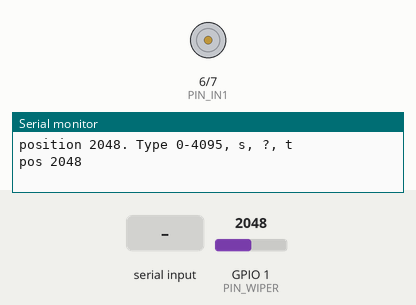
The sketch below on a simulated ESP32-S3. On the bench: motor-driver pin pairs drawn as motors (green arrow = first pin HIGH = forward, orange = second pin HIGH = backward, longer = more drive, scaled by the enable pin), the last lines printed to the serial monitor. The inputs (shaded band) are chosen by the test bench; at power-on: GPIO 1 (PIN_WIPER) = 2048 (analog values on the 0–4095 scale).

Above: at 2.7 s.
2.8 s: "s\n" received over Serial
At 4.0 s:
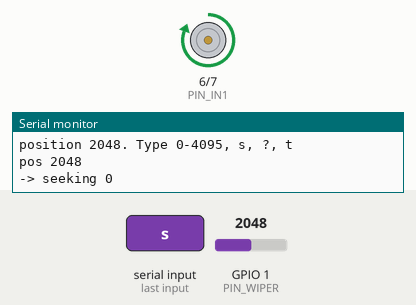
At 5.5 s:
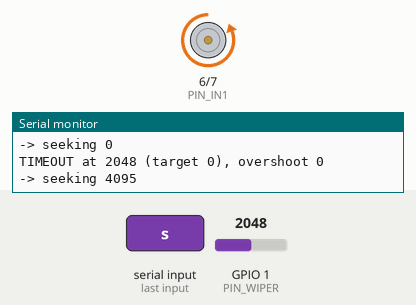
5.8 s: GPIO 1 (PIN_WIPER) set to 2866
8.8 s: GPIO 1 (PIN_WIPER) set to 2982
11.8 s: GPIO 1 (PIN_WIPER) set to 3088
13.3 s: GPIO 1 (PIN_WIPER) set to 491
At 13.54 s:
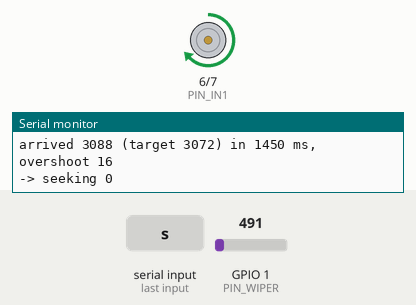
Timing chart, 0 to 16.3 s (numbered marks = the images above; inputs shaded):
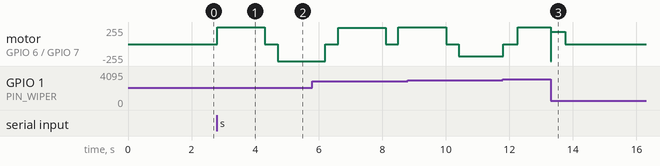

The sketch:

motorfader_v1_8.ino
```cpp
/*
 * PROJECT: Motorised fader bring-up
 * DEVICE:  ESP32-S3 SuperMini + L293D (or TB6612FNG) + dual B10K motorised fader
 *
 * Reads the fader's position (10k linear track on an ADC1 pin), drives its
 * little DC motor through an L293D (or TB6612FNG) H-bridge to reach a target, and lets go
 * the moment a finger touches the knob (if the fader has a touch-sense pin).
 * It's the basic "hand and machine share one slider" loop: the machine
 * proposes a position, a person can always overrule it.
 *
 * CONFIGURATION:
 *   DRIVER_L293D    1 = L293D, 0 = TB6612FNG
 *   HAS_TOUCH       1 only if the lever is isolated and you've wired it to GPIO4
 *   motorReversed   flip ('r' over serial) if the motor runs away from the target
 *   KP / KD         KP pulls towards the target, KD brakes against speed.
 *                   Overshoots -> raise KD.  Creeps in slowly -> lower KD / raise KP.
 *   MIN_DUTY        raise if it stalls just short of the target
 *
 * WIRING (fader: use the unprimed gang 1-4; 1'-4' is a spare second track):
 *   Fader pin 3         -> 3V3
 *   Fader pin 1         -> GND
 *   Fader pin 2 (wiper) -> GPIO1  (ADC1_CH0) + 100nF to GND   (pin 4 unused)
 *   Fader lever         -> GPIO4  (TOUCH4)   [only if isolated from frame]
 *
 *   L293D (DIP-16, notch up, pin 1 top-left):
 *     1  EN1,2 -> GPIO5 (PWM)        16 VCC1  -> SuperMini 5V
 *     2  1A    -> GPIO6              8  VCC2  -> motor supply (5-12V)
 *     7  2A    -> GPIO7              4,5,12,13 -> GND (common with motor supply)
 *     3  1Y    -> motor +  (red dot) 6  2Y    -> motor -
 *     channel 3/4 (pins 9-15) unused: tie 9 to GND
 *
 *   or TB6612FNG:
 *   TB6612 PWMA -> GPIO5   AIN1 -> GPIO6   AIN2 -> GPIO7   STBY -> GPIO8
 *   TB6612 VCC  -> 3V3     GND  -> GND (common with motor supply)
 *   TB6612 VM   -> motor supply: 5V (USB) to test, ~9-10V for full speed
 *
 * SERIAL (115200):  a number 0-4095 = go there,  s = sweep demo,
 *                   ? = status,  t = recalibrate touch (hands off!)
 *                   + / - = jog motor full power 300 ms and print positions
 *                   r = toggle motor direction
 *                   kp X / kd X / min N / max N = tune live (lost on reset)
 *                   freq N  = PWM frequency in Hz (L293D likes 1-2 kHz)
 *                   speed N = move speed in counts/s (0 = as fast as it can)
 *                   U / D = hold raw up/down drive 4 s for metering
 *                           (U: IN1 low, IN2 high; D: IN1 high, IN2 low)
 */

#define VERSION "1.8"
#include "esp_system.h"

// ---- pins (avoid GPIO0/2/45/46 on the S3 SuperMini; GPIO48 = onboard RGB) ----
const int PIN_WIPER = 1;   // ADC1 - keeps working alongside WiFi / ESP-NOW
const int PIN_TOUCH = 4;
const int PIN_PWM   = 5;
const int PIN_IN1   = 6;
const int PIN_IN2   = 7;
const int PIN_STBY  = 8;     // TB6612 only

// ---- behaviour ----
#define DRIVER_L293D    1
#define HAS_TOUCH       0     // this fader has no touch pin
bool motorReversed = true;            // 'r' toggles at runtime
uint32_t       PWM_FREQ    = 20000;  // above hearing, so the motor doesn't whine
const uint8_t  PWM_BITS    = 10;     // duty 0-1023
float          KP          = 1.2f;   // duty per ADC count of error
float          KD          = 25.0f;  // duty per (count/ms) of speed: the brake
int            MIN_DUTY    = 750;    // below this the motor just hums (9V supply)
int            MAX_DUTY    = 1023;    // ~80%: 9V motor at full power is very fast
const uint32_t SETTLE_MS   = 40;     // must sit in the window this long to count as arrived
const float    SETTLE_SPEED = 0.5f;  // counts/ms: 'nearly still'
const int      FULL_DUTY   = 1023;   // only used to hold the L293D enabled while braking
const int      DEADBAND    = 25;     // ADC counts (~0.6% of travel) = "arrived"
const uint32_t MOVE_TIMEOUT_MS = 1500;  // plus travel time when speed is set
const int      COAST_BELOW = 60;     // |u| under this while gliding: let it coast, don't kick
float          profileSpeed = 0;     // counts per ms; 0 = jump straight to target  // give up rather than cook the motor
const float    TOUCH_RATIO = 1.3f;   // S3 touch values RISE when touched
const int      REPORT_STEP = 40;     // print when a hand moves it this much

enum FaderState { RESTING, SEEKING, HELD_BY_HAND };
FaderState state = RESTING;

int      target = 0;
uint32_t seekStartedAt = 0;
uint32_t touchBaseline = 0;
int      lastReported = -1000;
// seek bookkeeping
int      seekLastPos = 0;
uint32_t seekLastUs = 0;
float    seekSpeed = 0;        // filtered, counts per ms, + = towards higher readings
uint32_t settledSince = 0;
int      seekSign = 1;         // which way we set off
int      overshoot = 0;        // furthest past the target, in counts
int      finalTarget = 0;      // where the move ends
float    setpoint = 0;         // the invisible target the slider follows
uint32_t profLastUs = 0;
uint32_t seekTimeoutMs = MOVE_TIMEOUT_MS;

// ---------------------------------------------------------------------------

int readPosition() {
  // Average a few samples: the motor's brushes put spikes on the wiper.
  uint32_t sum = 0;
  for (int i = 0; i < 8; i++) sum += analogRead(PIN_WIPER);
  return sum / 8;
}

bool fingerOnKnob() {
#if HAS_TOUCH
  return touchRead(PIN_TOUCH) > touchBaseline * TOUCH_RATIO;
#else
  return false;
#endif
}

void calibrateTouch() {
#if HAS_TOUCH
  uint32_t sum = 0;
  for (int i = 0; i < 16; i++) { sum += touchRead(PIN_TOUCH); delay(5); }
  touchBaseline = sum / 16;
  Serial.printf("touch baseline %lu (touched > %lu)\n",
                (unsigned long)touchBaseline,
                (unsigned long)(touchBaseline * TOUCH_RATIO));
#endif
}

// dir: +1 towards higher readings, -1 lower, 0 = brake
void driveMotor(int dir, int duty) {
  if (motorReversed) dir = -dir;
  if (dir == 0) {                       // short brake: both high, stops crisply
    digitalWrite(PIN_IN1, HIGH);
    digitalWrite(PIN_IN2, HIGH);
    // L293D only brakes while enabled; TB6612 brakes regardless of PWM
    ledcWrite(PIN_PWM, DRIVER_L293D ? FULL_DUTY : 0);
    return;
  }
  digitalWrite(PIN_IN1, dir > 0 ? HIGH : LOW);
  digitalWrite(PIN_IN2, dir > 0 ? LOW : HIGH);
  ledcWrite(PIN_PWM, duty);
}

void releaseMotor() {                   // coast: lets a hand move it freely
  digitalWrite(PIN_IN1, LOW);
  digitalWrite(PIN_IN2, LOW);
  ledcWrite(PIN_PWM, 0);
}

void proposePosition(int t) {
  target = constrain(t, 0, 4095);
  finalTarget = target;
  seekStartedAt = millis();
  seekLastPos = readPosition();
  setpoint = (profileSpeed > 0) ? seekLastPos : finalTarget;
  profLastUs = micros();
  seekTimeoutMs = MOVE_TIMEOUT_MS +
      (profileSpeed > 0 ? (uint32_t)(abs(finalTarget - seekLastPos) / profileSpeed) : 0);
  seekLastUs = micros();
  seekSpeed = 0;
  settledSince = 0;
  seekSign = (target >= seekLastPos) ? 1 : -1;
  overshoot = 0;
  state = SEEKING;
  Serial.printf("-> seeking %d\n", target);
}

// PD control on a moving setpoint. With speed set, the setpoint glides from
// where the slider was to the target at profileSpeed, and the slider follows
// it: the motion is the setpoint's, not the motor's lurch. KD brakes on the
// difference between the slider's speed and the setpoint's speed. Only
// 'arrived' once it has sat still at the end for SETTLE_MS.
void seekTarget() {
  int pos = readPosition();
  uint32_t now = micros();
  float dtMs = (now - seekLastUs) / 1000.0f;
  if (dtMs > 0.05f) {
    float v = (pos - seekLastPos) / dtMs;
    seekSpeed = 0.7f * seekSpeed + 0.3f * v;
    seekLastPos = pos;
    seekLastUs = now;
  }

  // glide the setpoint
  float setVel = 0;
  if (profileSpeed > 0 && setpoint != finalTarget) {
    float step = profileSpeed * ((now - profLastUs) / 1000.0f);
    if (finalTarget > setpoint) { setpoint = min((float)finalTarget, setpoint + step); setVel = profileSpeed; }
    else                        { setpoint = max((float)finalTarget, setpoint - step); setVel = -profileSpeed; }
  } else {
    setpoint = finalTarget;
  }
  profLastUs = now;
  bool gliding = (setpoint != finalTarget);

  int err = (int)lroundf(setpoint) - pos;
  int past = -seekSign * (finalTarget - pos);   // >0 means beyond the final target
  if (past > overshoot) overshoot = past;

  if (!gliding && abs(err) <= DEADBAND) {
    driveMotor(0, 0);                   // in the window: brake
    if (fabsf(seekSpeed) < SETTLE_SPEED) {
      if (settledSince == 0) settledSince = millis();
      if (millis() - settledSince >= SETTLE_MS) {
        releaseMotor();
        state = RESTING;
        lastReported = pos;
        Serial.printf("arrived %d (target %d) in %lu ms, overshoot %d\n",
                      pos, finalTarget, (unsigned long)(millis() - seekStartedAt), overshoot);
      }
    } else {
      settledSince = 0;
    }
    return;
  }
  settledSince = 0;

  if (millis() - seekStartedAt > seekTimeoutMs) {
    releaseMotor();
    state = RESTING;
    Serial.printf("TIMEOUT at %d (target %d), overshoot %d\n", pos, finalTarget, overshoot);
    return;
  }

  float u = KP * err - KD * (seekSpeed - setVel);
  if (gliding && fabsf(u) < COAST_BELOW) { releaseMotor(); return; }
  int duty = constrain((int)fabsf(u), MIN_DUTY, MAX_DUTY);
  driveMotor(u > 0 ? 1 : -1, duty);
}

void sweepDemo() {
  const int stops[] = {0, 4095, 2048, 1024, 3072, 0};
  for (int s : stops) {
    proposePosition(s);
    while (state == SEEKING) { seekTarget(); delay(1); }
    delay(400);
  }
}

// Raw test push: full power one way for 300 ms, printing where the slider goes.
void jogMotor(int dir) {
  Serial.printf("jog %c start pos %d\n", dir > 0 ? '+' : '-', readPosition());
  uint32_t t0 = millis();
  driveMotor(dir, MAX_DUTY);
  while (millis() - t0 < 300) {
    delay(50);
    Serial.printf("  %3lu ms pos %d\n", (unsigned long)(millis() - t0), readPosition());
  }
  releaseMotor();
  state = RESTING;
  lastReported = readPosition();
}

// Hold one raw direction for 4 s so the L293D pins can be measured with a meter.
// Ignores motorReversed on purpose: U/D name the actual pin states.
void holdRaw(bool up) {
  Serial.printf("HOLD %s 4 s: IN1(pin2)=%s IN2(pin7)=%s EN(pin1)=on. start pos %d\n",
                up ? "U" : "D", up ? "LOW" : "HIGH", up ? "HIGH" : "LOW", readPosition());
  digitalWrite(PIN_IN1, up ? LOW : HIGH);
  digitalWrite(PIN_IN2, up ? HIGH : LOW);
  ledcWrite(PIN_PWM, MAX_DUTY);
  uint32_t t0 = millis();
  while (millis() - t0 < 4000) {
    delay(500);
    Serial.printf("  %4lu ms pos %d\n", (unsigned long)(millis() - t0), readPosition());
  }
  releaseMotor();
  state = RESTING;
  lastReported = readPosition();
  Serial.println("hold done, released");
}

void printTuning() {
  Serial.printf("tuning kp %.2f kd %.2f min %d max %d freq %lu speed %.0f\n", KP, KD,
                MIN_DUTY, MAX_DUTY, (unsigned long)PWM_FREQ, profileSpeed * 1000.0f);
}

void handleSerial() {
  if (!Serial.available()) return;
  String line = Serial.readStringUntil('\n');
  line.trim();
  if (line.length() == 0) return;
  if (line == "s") sweepDemo();
  else if (line == "t") calibrateTouch();
  else if (line.startsWith("kp ")) { KP = line.substring(3).toFloat(); printTuning(); }
  else if (line.startsWith("kd ")) { KD = line.substring(3).toFloat(); printTuning(); }
  else if (line.startsWith("min ")) { MIN_DUTY = constrain(line.substring(4).toInt(), 0, 1023); printTuning(); }
  else if (line.startsWith("max ")) { MAX_DUTY = constrain(line.substring(4).toInt(), 0, 1023); printTuning(); }
  else if (line.startsWith("freq ")) {
    PWM_FREQ = constrain(line.substring(5).toInt(), 100, 40000);
    ledcChangeFrequency(PIN_PWM, PWM_FREQ, PWM_BITS);
    printTuning();
  }
  else if (line.startsWith("speed ")) { profileSpeed = max(0L, line.substring(6).toInt()) / 1000.0f; printTuning(); }
  else if (line == "U") holdRaw(true);
  else if (line == "D") holdRaw(false);
  else if (line == "+") jogMotor(1);
  else if (line == "-") jogMotor(-1);
  else if (line == "r") {
    motorReversed = !motorReversed;
    Serial.printf("motorReversed = %d\n", motorReversed);
  }
  else if (line == "?")
    Serial.printf("v%s pos %d target %d state %d rev %d touch %lu\n", VERSION,
                  readPosition(), target, state, motorReversed,
#if HAS_TOUCH
                  (unsigned long)touchRead(PIN_TOUCH));
#else
                  0UL);
#endif
  else if (isDigit(line[0])) proposePosition(line.toInt());
}

// ---------------------------------------------------------------------------

void setup() {
  Serial.begin(115200);
  delay(1500);                          // let USB CDC enumerate
  Serial.printf("motorfader v%s (built %s %s) reset reason %d%s\n", VERSION, __DATE__, __TIME__,
                (int)esp_reset_reason(),
                esp_reset_reason() == ESP_RST_BROWNOUT ? " = BROWNOUT (motor sagged the supply)" : "");

  pinMode(PIN_IN1, OUTPUT);
  pinMode(PIN_IN2, OUTPUT);
  if (!DRIVER_L293D) {
    pinMode(PIN_STBY, OUTPUT);
    digitalWrite(PIN_STBY, HIGH);       // wake the TB6612
  }
  ledcAttach(PIN_PWM, PWM_FREQ, PWM_BITS);   // Arduino-ESP32 core 3.x API
  releaseMotor();

  analogReadResolution(12);
  analogSetPinAttenuation(PIN_WIPER, ADC_11db);  // full 0-3.3V range
  calibrateTouch();                     // don't touch the knob during boot

  Serial.printf("position %d. Type 0-4095, s, ?, t\n", readPosition());
}

void loop() {
  handleSerial();

  // A finger always wins: the moment someone takes hold, let go.
  if (fingerOnKnob()) {
    if (state != HELD_BY_HAND) {
      releaseMotor();
      state = HELD_BY_HAND;
      Serial.println("hand on");
    }
  } else if (state == HELD_BY_HAND) {
    state = RESTING;
    Serial.println("hand off");
  }

  if (state == SEEKING) seekTarget();

  // Report hand movements (works without touch too, while resting)
  if (state != SEEKING) {
    int pos = readPosition();
    if (abs(pos - lastReported) >= REPORT_STEP) {
      lastReported = pos;
      Serial.printf("pos %d\n", pos);
    }
  }
  delay(1);
}

/*
 * FLASH (Arduino IDE, esp32 core 3.x):
 *   Board "ESP32S3 Dev Module", USB CDC On Boot: Enabled, upload over USB-C.
 *   Open Serial Monitor at 115200, line ending "Newline".
 *   First line should read "motorfader v1.0 (built ...)".
 *
 * FIRST RUN:
 *   1. Motor supply OFF. Slide by hand: "pos" should go ~0 -> ~4095.
 *      Goes backwards? swap the 3V3/GND track ends (or just accept it).
 *   2. (HAS_TOUCH 1 only) Touch the knob: "hand on"/"hand off".
 *      Always-on? type t with hands off.
 *   3. Motor supply ON, type 2048. If it runs to an end and TIMEOUTs,
 *      set MOTOR_REVERSED 1 (or swap the motor wires).
 *   4. Type s for the sweep. Overshoots -> raise KD. Buzzes at the target ->
 *      widen DEADBAND or lower KD.
 *      Stops short -> raise MIN_DUTY or the motor voltage (the L293D eats
 *      ~2V, so a 9V supply gives the motor ~7V). L293D warm is normal.
 */
```

Measured:
- after the input at 2.8 s, motor on GPIO 6 (PIN_IN1) / GPIO 7 (PIN_IN2): stopped → forward 255/255 at once, → stopped 1.5 s later, → backward 255/255 0.40 s later
- after the input at 13.3 s, motor on GPIO 6 (PIN_IN1) / GPIO 7 (PIN_IN2): forward 255/255 → forward 187/255 at once, → stopped 0.46 s later
